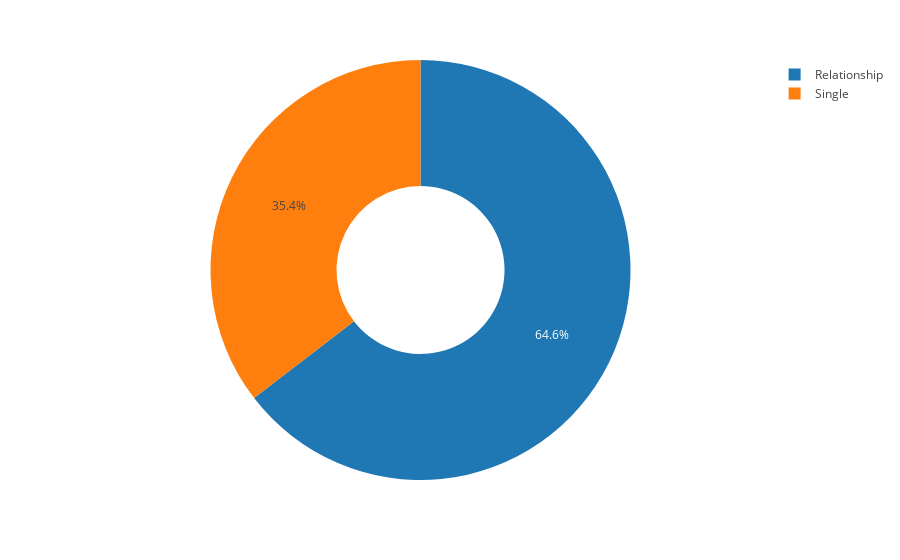

The cell this chart's notebook holds for it:
### Markdown cell above
The data is quite clean and new features have been included.

### Code cell
fig =  px.pie (df, names = "Marital_Status", hole = 0.4, template = "gridon")
fig.show ()

### Figure 1 — Plotly figure (JSON) as saved in the notebook; plotly's stock layout.template omitted (floating-point values rounded to 4 significant figures; data arrays with more than 128 entries replaced by an {"elided": "..."} marker saying what was removed)
{"data": [{"domain": {"x": [0, 1], "y": [0, 1]}, "hole": 0.4, "hovertemplate": "Marital_Status=%{label}<extra></extra>", "labels": {"elided": "2212 str values"}, "legendgroup": "", "name": "", "showlegend": true, "type": "pie"}], "layout": {"legend": {"tracegroupgap": 0}, "margin": {"t": 60}}}
